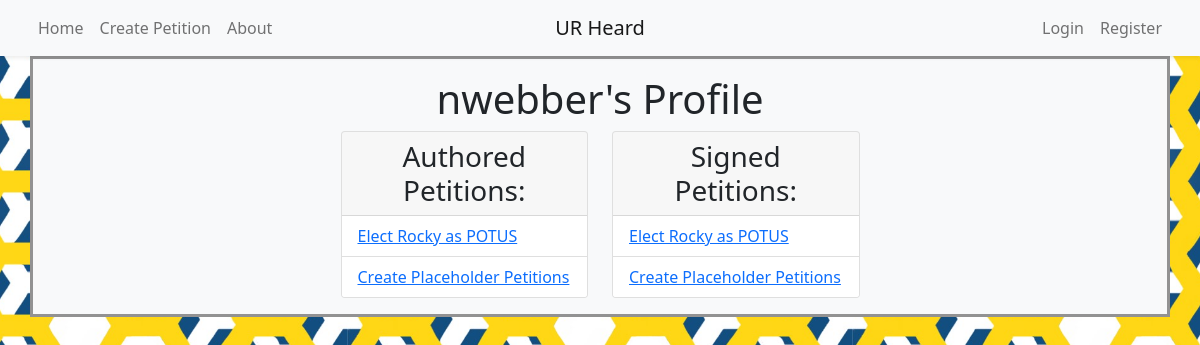
The page /profile/2 on the database its author committed.
### models.py (models this page shows, shortened)
class User(UserMixin, db.Model):
	__tablename__ = 'user'
	id = db.Column(db.Integer, primary_key=True)
	name = db.Column(db.String(50), nullable=False, unique=True, index=True)
	email = db.Column(db.String(50), unique=True, index=True)
	password_hash = db.Column(db.String(128))
	@property
	def password(self):
		raise AttributeError('password is not a readable attribute')

class Petition(db.Model):
	__tablename__ = 'petition'
	id = db.Column(db.Integer, primary_key=True)
	title = db.Column(db.String(80), nullable=False)
	body = db.Column(db.Text, nullable=False)
	author_id = db.Column(db.Integer, db.ForeignKey('user.id'), nullable=False)
	author = db.relationship('User', backref='petition')
	timestamp = db.Column(db.DateTime, default=datetime.utcnow)
	signers = db.relationship('User', secondary=signature, backref='signed_petitions')
	initial_signatures = 0
	signature_count = db.Column(db.Integer, default=initial_signatures)

### app.py (the view)
@app.route('/profile/<int:id>')
def profile(id):
	current_profile = User.query.get_or_404(id)
	return render_template('profile.html', current_profile=current_profile)

### templates/profile.html (shortened to what this page needs)
{% extends "base.html" %}
{% block content %}
	<header class="page-header">
		<h1 class="text-center">{{ current_profile.name}}'s Profile</h1>
	</header>
	<div class="row w-50 mx-auto">
		<div class="column w-50">
			<div class="card">
				<h3 class="card-header text-center">Authored Petitions:</h3>
				<ul class="list-group list-group-flush">
					{% for petition in current_profile.petition|reverse %}
						<li class="list-group-item"><a href="{{ url_for ('petition', id=petition.id) }}">{{petition.title}}</a></li>
					{% endfor %}
				</ul>
			</div>
		</div>
		<div class="column w-50">
			<div class="card">
				<h3 class="card-header text-center">Signed Petitions:</h3>
				<ul class="list-group list-group-flush">
					{% for petition in current_profile.signed_petitions|reverse %}
						<li class="list-group-item"><a href="{{ url_for ('petition', id=petition.id) }}">{{petition.title}}</a></li>
					{% endfor %}
				</ul>
			</div>
		</div>
	</div>
{% endblock content %}

### rows shown on the page
User: name "nwebber"
Petition: title "Elect Rocky as POTUS"
Petition: title "Create Placeholder Petitions"

### other values the page prints
{{ render_nav_item('index', 'Home', use_li=True) }} "Home"
{{ render_nav_item('create', 'Create Petition', use_li=True) }} "Create Petition"
{{ render_nav_item('about', 'About', use_li=True) }} "About"
{{ render_nav_item('login', 'Login', use_li=True) }} "Login"
{{ render_nav_item('register', 'Register', use_li=True) }} "Register"
